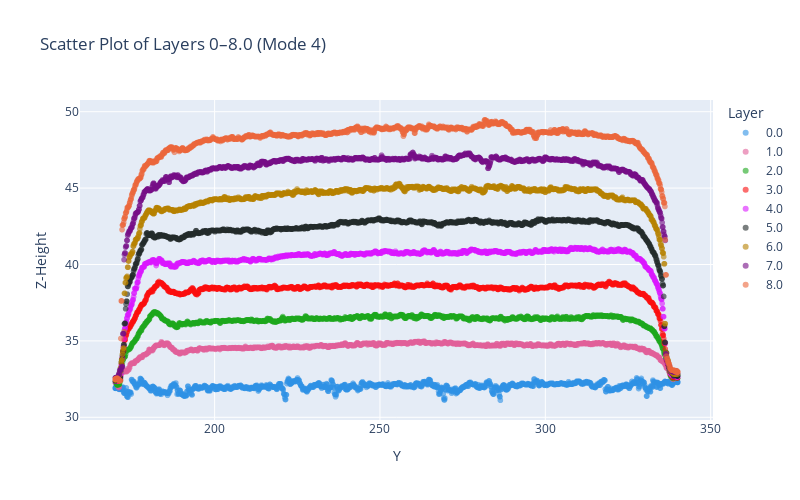
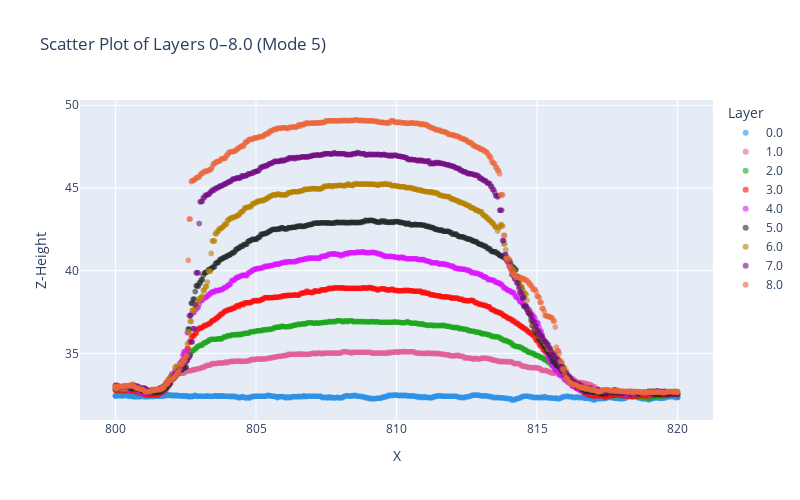

The code cell stored with these charts, in order, in its notebook:
### Markdown cell above
# Preprocessing and Data Exploratiton

From Y axis along the weld we remove the start and end parts. And for the x axis across the seam we remove the points that where tracked on previous layers.

### Code cell
# Visualiziing before preprocessing

wt.plot2D_crossection(df,4,"Y")
wt.plot2D_crossection(df,5)

### Figure 1 — Plotly figure (JSON) as saved in the notebook; plotly's stock layout.template omitted (floating-point values rounded to 4 significant figures; data arrays with more than 128 entries replaced by an {"elided": "..."} marker saying what was removed)
{"data": [{"hovertemplate": "Layer=0.0<br>Y=%{x}<br>Z-Height=%{y}<extra></extra>", "legendgroup": "0.0", "marker": {"color": "#2E91E5", "opacity": 0.6, "symbol": "circle"}, "mode": "markers", "name": "0.0", "showlegend": true, "type": "scattergl", "x": {"elided": "1452 float values"}, "xaxis": "x", "y": {"elided": "1452 float values"}, "yaxis": "y"}, {"hovertemplate": "Layer=1.0<br>Y=%{x}<br>Z-Height=%{y}<extra></extra>", "legendgroup": "1.0", "marker": {"color": "#E15F99", "opacity": 0.6, "symbol": "circle"}, "mode": "markers", "name": "1.0", "showlegend": true, "type": "scattergl", "x": {"elided": "1450 float values"}, "xaxis": "x", "y": {"elided": "1450 float values"}, "yaxis": "y"}, {"hovertemplate": "Layer=2.0<br>Y=%{x}<br>Z-Height=%{y}<extra></extra>", "legendgroup": "2.0", "marker": {"color": "#1CA71C", "opacity": 0.6, "symbol": "circle"}, "mode": "markers", "name": "2.0", "showlegend": true, "type": "scattergl", "x": {"elided": "1450 float values"}, "xaxis": "x", "y": {"elided": "1450 float values"}, "yaxis": "y"}, {"hovertemplate": "Layer=3.0<br>Y=%{x}<br>Z-Height=%{y}<extra></extra>", "legendgroup": "3.0", "marker": {"color": "#FB0D0D", "opacity": 0.6, "symbol": "circle"}, "mode": "markers", "name": "3.0", "showlegend": true, "type": "scattergl", "x": {"elided": "1450 float values"}, "xaxis": "x", "y": {"elided": "1450 float values"}, "yaxis": "y"}, {"hovertemplate": "Layer=4.0<br>Y=%{x}<br>Z-Height=%{y}<extra></extra>", "legendgroup": "4.0", "marker": {"color": "#DA16FF", "opacity": 0.6, "symbol": "circle"}, "mode": "markers", "name": "4.0", "showlegend": true, "type": "scattergl", "x": {"elided": "1450 float values"}, "xaxis": "x", "y": {"elided": "1450 float values"}, "yaxis": "y"}, {"hovertemplate": "Layer=5.0<br>Y=%{x}<br>Z-Height=%{y}<extra></extra>", "legendgroup": "5.0", "marker": {"color": "#222A2A", "opacity": 0.6, "symbol": "circle"}, "mode": "markers", "name": "5.0", "showlegend": true, "type": "scattergl", "x": {"elided": "1450 float values"}, "xaxis": "x", "y": {"elided": "1450 float values"}, "yaxis": "y"}, {"hovertemplate": "Layer=6.0<br>Y=%{x}<br>Z-Height=%{y}<extra></extra>", "legendgroup": "6.0", "marker": {"color": "#B68100", "opacity": 0.6, "symbol": "circle"}, "mode": "markers", "name": "6.0", "showlegend": true, "type": "scattergl", "x": {"elided": "1450 float values"}, "xaxis": "x", "y": {"elided": "1450 float values"}, "yaxis": "y"}, {"hovertemplate": "Layer=7.0<br>Y=%{x}<br>Z-Height=%{y}<extra></extra>", "legendgroup": "7.0", "marker": {"color": "#750D86", "opacity": 0.6, "symbol": "circle"}, "mode": "markers", "name": "7.0", "showlegend": true, "type": "scattergl", "x": {"elided": "1450 float values"}, "xaxis": "x", "y": {"elided": "1450 float values"}, "yaxis": "y"}, {"hovertemplate": "Layer=8.0<br>Y=%{x}<br>Z-Height=%{y}<extra></extra>", "legendgroup": "8.0", "marker": {"color": "#EB663B", "opacity": 0.6, "symbol": "circle"}, "mode": "markers", "name": "8.0", "showlegend": true, "type": "scattergl", "x": {"elided": "1450 float values"}, "xaxis": "x", "y": {"elided": "1450 float values"}, "yaxis": "y"}], "layout": {"height": 500, "legend": {"title": {"text": "Layer"}, "tracegroupgap": 0}, "title": {"text": "Scatter Plot of Layers 0–8.0 (Mode 4)"}, "width": 800, "xaxis": {"anchor": "y", "domain": [0, 1], "showgrid": true, "title": {"text": "Y"}}, "yaxis": {"anchor": "x", "domain": [0, 1], "showgrid": true, "title": {"text": "Z-Height"}}}}

### Figure 2 — Plotly figure (JSON) as saved in the notebook; plotly's stock layout.template omitted (floating-point values rounded to 4 significant figures; data arrays with more than 128 entries replaced by an {"elided": "..."} marker saying what was removed)
{"data": [{"hovertemplate": "Layer=0.0<br>X=%{x}<br>Z-Height=%{y}<extra></extra>", "legendgroup": "0.0", "marker": {"color": "#2E91E5", "opacity": 0.6, "symbol": "circle"}, "mode": "markers", "name": "0.0", "showlegend": true, "type": "scattergl", "x": {"elided": "765 float values"}, "xaxis": "x", "y": {"elided": "765 float values"}, "yaxis": "y"}, {"hovertemplate": "Layer=1.0<br>X=%{x}<br>Z-Height=%{y}<extra></extra>", "legendgroup": "1.0", "marker": {"color": "#E15F99", "opacity": 0.6, "symbol": "circle"}, "mode": "markers", "name": "1.0", "showlegend": true, "type": "scattergl", "x": {"elided": "574 float values"}, "xaxis": "x", "y": {"elided": "574 float values"}, "yaxis": "y"}, {"hovertemplate": "Layer=2.0<br>X=%{x}<br>Z-Height=%{y}<extra></extra>", "legendgroup": "2.0", "marker": {"color": "#1CA71C", "opacity": 0.6, "symbol": "circle"}, "mode": "markers", "name": "2.0", "showlegend": true, "type": "scattergl", "x": {"elided": "574 float values"}, "xaxis": "x", "y": {"elided": "574 float values"}, "yaxis": "y"}, {"hovertemplate": "Layer=3.0<br>X=%{x}<br>Z-Height=%{y}<extra></extra>", "legendgroup": "3.0", "marker": {"color": "#FB0D0D", "opacity": 0.6, "symbol": "circle"}, "mode": "markers", "name": "3.0", "showlegend": true, "type": "scattergl", "x": {"elided": "574 float values"}, "xaxis": "x", "y": {"elided": "574 float values"}, "yaxis": "y"}, {"hovertemplate": "Layer=4.0<br>X=%{x}<br>Z-Height=%{y}<extra></extra>", "legendgroup": "4.0", "marker": {"color": "#DA16FF", "opacity": 0.6, "symbol": "circle"}, "mode": "markers", "name": "4.0", "showlegend": true, "type": "scattergl", "x": {"elided": "574 float values"}, "xaxis": "x", "y": {"elided": "574 float values"}, "yaxis": "y"}, {"hovertemplate": "Layer=5.0<br>X=%{x}<br>Z-Height=%{y}<extra></extra>", "legendgroup": "5.0", "marker": {"color": "#222A2A", "opacity": 0.6, "symbol": "circle"}, "mode": "markers", "name": "5.0", "showlegend": true, "type": "scattergl", "x": {"elided": "574 float values"}, "xaxis": "x", "y": {"elided": "574 float values"}, "yaxis": "y"}, {"hovertemplate": "Layer=6.0<br>X=%{x}<br>Z-Height=%{y}<extra></extra>", "legendgroup": "6.0", "marker": {"color": "#B68100", "opacity": 0.6, "symbol": "circle"}, "mode": "markers", "name": "6.0", "showlegend": true, "type": "scattergl", "x": {"elided": "574 float values"}, "xaxis": "x", "y": {"elided": "574 float values"}, "yaxis": "y"}, {"hovertemplate": "Layer=7.0<br>X=%{x}<br>Z-Height=%{y}<extra></extra>", "legendgroup": "7.0", "marker": {"color": "#750D86", "opacity": 0.6, "symbol": "circle"}, "mode": "markers", "name": "7.0", "showlegend": true, "type": "scattergl", "x": {"elided": "574 float values"}, "xaxis": "x", "y": {"elided": "574 float values"}, "yaxis": "y"}, {"hovertemplate": "Layer=8.0<br>X=%{x}<br>Z-Height=%{y}<extra></extra>", "legendgroup": "8.0", "marker": {"color": "#EB663B", "opacity": 0.6, "symbol": "circle"}, "mode": "markers", "name": "8.0", "showlegend": true, "type": "scattergl", "x": {"elided": "574 float values"}, "xaxis": "x", "y": {"elided": "574 float values"}, "yaxis": "y"}], "layout": {"height": 500, "legend": {"title": {"text": "Layer"}, "tracegroupgap": 0}, "title": {"text": "Scatter Plot of Layers 0–8.0 (Mode 5)"}, "width": 800, "xaxis": {"anchor": "y", "domain": [0, 1], "showgrid": true, "title": {"text": "X"}}, "yaxis": {"anchor": "x", "domain": [0, 1], "showgrid": true, "title": {"text": "Z-Height"}}}}
